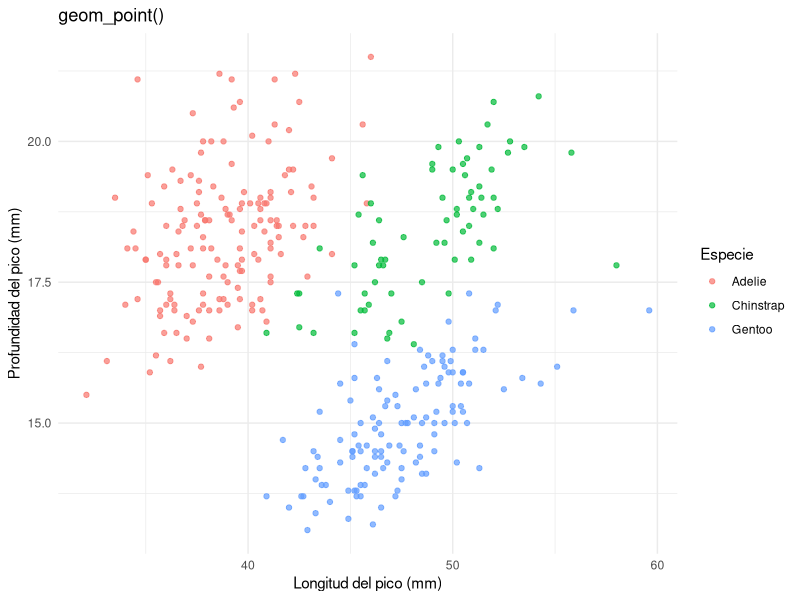
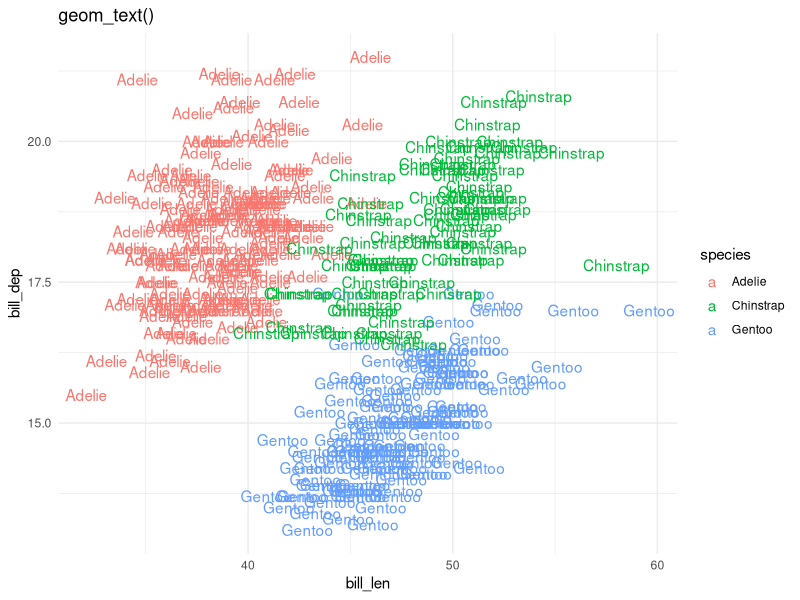
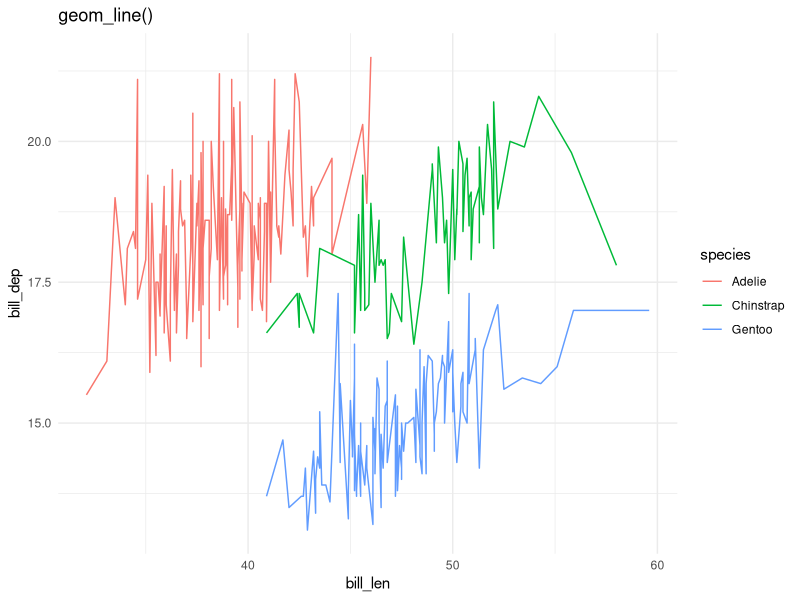
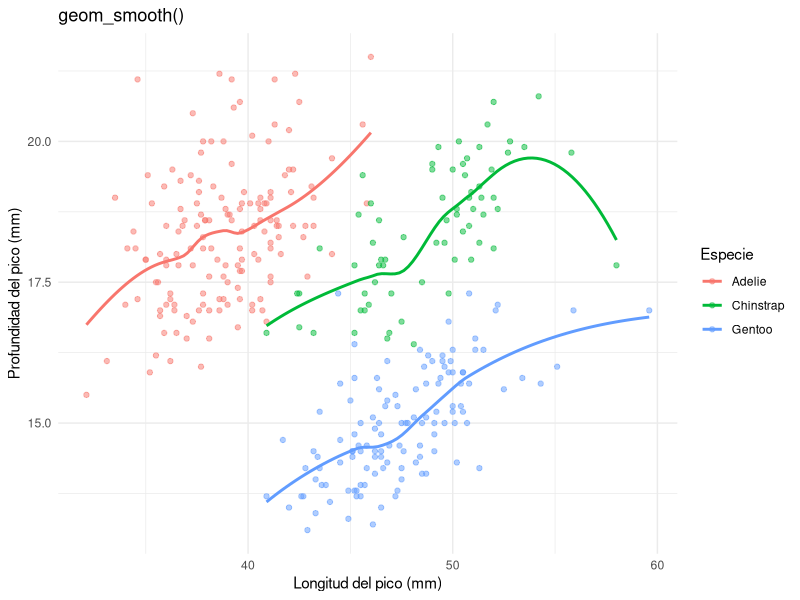
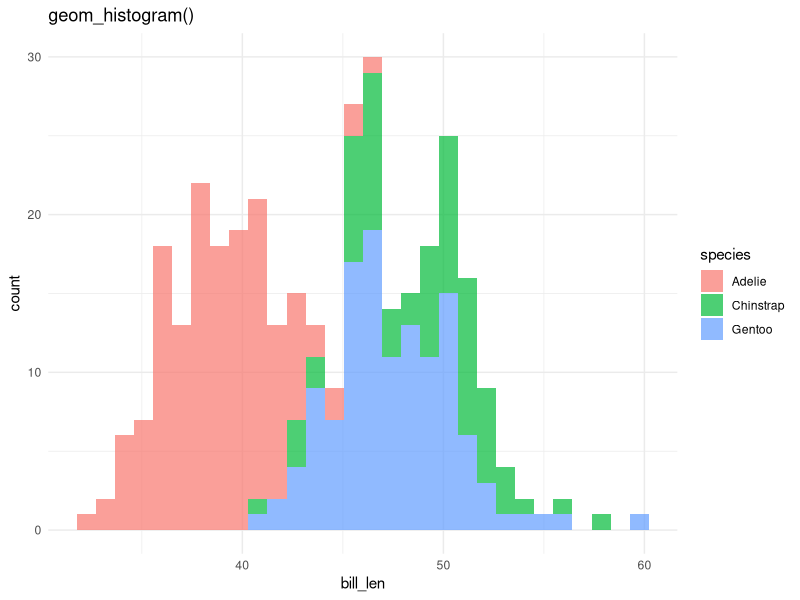
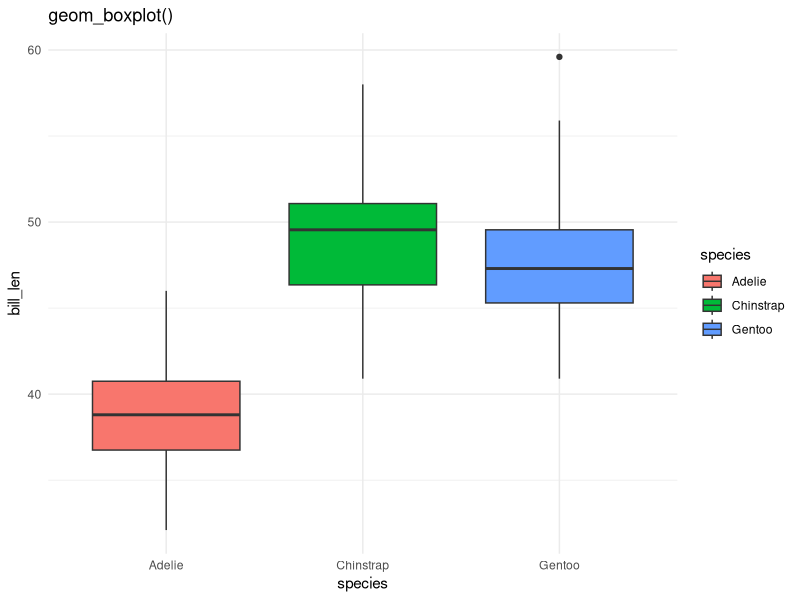
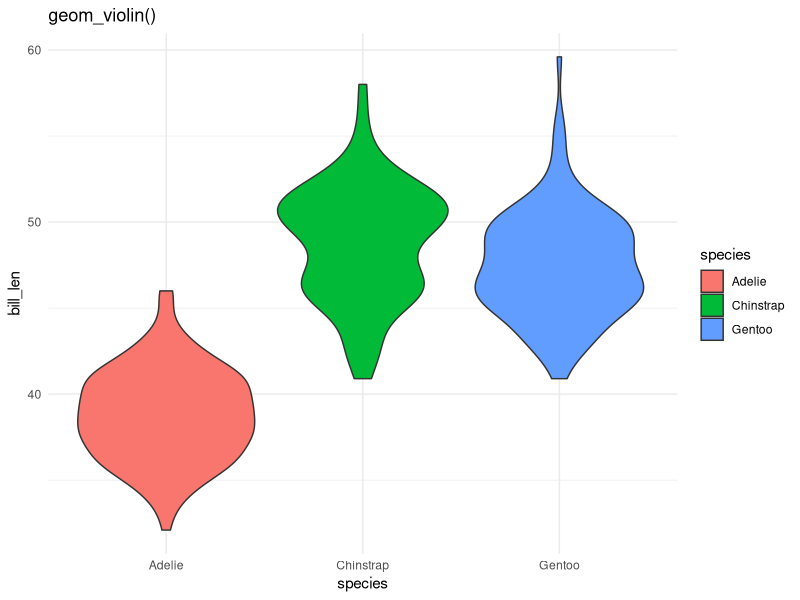
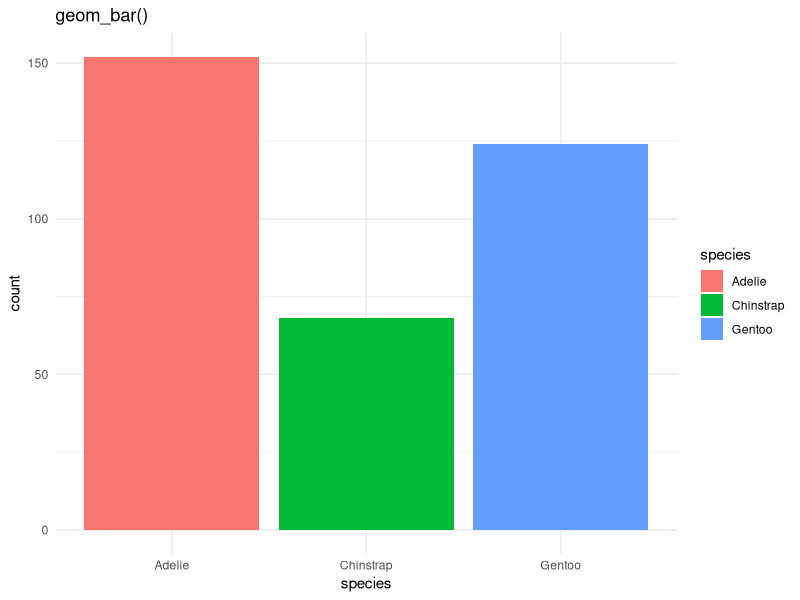

Recreate these plots in R, in order.
## ---- chunk 1
library(ggplot2)


p <- ggplot(
  penguins,
  aes(
    x = bill_len,
    y = bill_dep,
    color = species
  )
) +
  theme_minimal() +
  labs(
    x = "Longitud del pico (mm)",
    y = "Profundidad del pico (mm)",
    color = "Especie"
  )
## ---- chunk 2
p +
  geom_point(alpha = 0.7) +
  ggtitle("geom_point()")
## ---- chunk 3
ggplot(
  penguins,
  aes(
    x = bill_len,
    y = bill_dep,
    label = species,
    color = species
  )
) +
  geom_text() +
  theme_minimal() +
  ggtitle("geom_text()")
## ---- chunk 4
ggplot(
  penguins,
  aes(
    x = bill_len,
    y = bill_dep,
    color = species
  )
) +
  geom_line() +
  theme_minimal() +
  ggtitle("geom_line()")
## ---- chunk 5
p +
  geom_point(alpha = 0.5) +
  geom_smooth(se = FALSE) +
  ggtitle("geom_smooth()")
## ---- chunk 6
ggplot(
  penguins,
  aes(
    x = bill_len,
    fill = species
  )
) +
  geom_histogram(
    bins = 30,
    alpha = 0.7
  ) +
  theme_minimal() +
  ggtitle("geom_histogram()")
## ---- chunk 7
ggplot(
  penguins,
  aes(
    x = species,
    y = bill_len,
    fill = species
  )
) +
  geom_boxplot() +
  theme_minimal() +
  ggtitle("geom_boxplot()")
## ---- chunk 8
ggplot(
  penguins,
  aes(
    x = species,
    y = bill_len,
    fill = species
  )
) +
  geom_violin() +
  theme_minimal() +
  ggtitle("geom_violin()")
## ---- chunk 9
ggplot(
  penguins,
  aes(
    x = species,
    fill = species
  )
) +
  geom_bar() +
  theme_minimal() +
  ggtitle("geom_bar()")
## ---- chunk 10
ggplot(
  penguins,
  aes(
    x = bill_len,
    fill = species
  )
) +
  geom_density(alpha = 0.4) +
  theme_minimal() +
  ggtitle("geom_density()")
